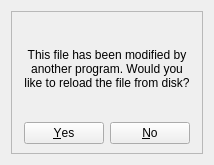
<?xml version="1.0" encoding="UTF-8"?>
<ui version="4.0">
 <class>Form</class>
 <widget class="QWidget" name="Form">
  <property name="geometry">
   <rect>
    <x>0</x>
    <y>0</y>
    <width>214</width>
    <height>165</height>
   </rect>
  </property>
  <property name="contextMenuPolicy">
   <enum>Qt::PreventContextMenu</enum>
  </property>
  <property name="windowTitle">
   <string>Form</string>
  </property>
  <property name="windowOpacity">
   <double>1.000000000000000</double>
  </property>
  <property name="autoFillBackground">
   <bool>true</bool>
  </property>
  <layout class="QVBoxLayout" name="verticalLayout">
   <item>
    <widget class="QFrame" name="frame">
     <property name="frameShape">
      <enum>QFrame::StyledPanel</enum>
     </property>
     <property name="frameShadow">
      <enum>QFrame::Raised</enum>
     </property>
     <layout class="QVBoxLayout" name="verticalLayout_2">
      <item>
       <widget class="QLabel" name="label">
        <property name="frameShape">
         <enum>QFrame::NoFrame</enum>
        </property>
        <property name="frameShadow">
         <enum>QFrame::Plain</enum>
        </property>
        <property name="text">
         <string>This file has been modified by another program. Would you like to reload the file from disk?</string>
        </property>
        <property name="textFormat">
         <enum>Qt::AutoText</enum>
        </property>
        <property name="scaledContents">
         <bool>true</bool>
        </property>
        <property name="alignment">
         <set>Qt::AlignCenter</set>
        </property>
        <property name="wordWrap">
         <bool>true</bool>
        </property>
        <property name="textInteractionFlags">
         <set>Qt::NoTextInteraction</set>
        </property>
       </widget>
      </item>
      <item>
       <widget class="QDialogButtonBox" name="buttonbox">
        <property name="standardButtons">
         <set>QDialogButtonBox::No|QDialogButtonBox::Yes</set>
        </property>
        <property name="centerButtons">
         <bool>true</bool>
        </property>
       </widget>
      </item>
     </layout>
    </widget>
   </item>
  </layout>
 </widget>
 <resources/>
 <connections/>
</ui>
